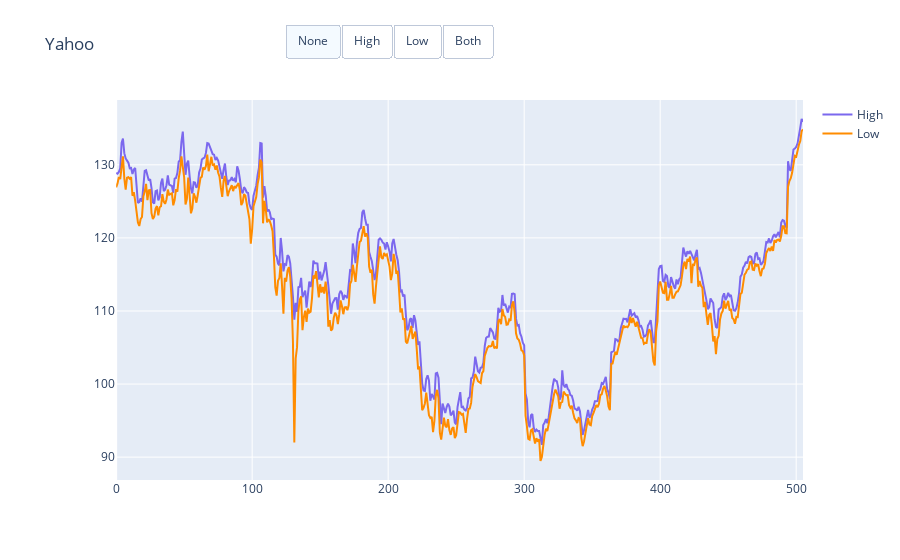

Source (notebook cell):
### Markdown cell above
## Buttons
Buttons in Plotly are a powerful feature that allow users to interact with visualizations dynamically. They can be used to toggle between different views, filter data, change chart types, or update plot elements without needing to reload or recreate the graph. This makes them especially useful in dashboards or presentations where you want to give users control over what they see. Compared to static plots, buttons enhance user engagement and make data exploration more intuitive and flexible.

### Code cell
import plotly.graph_objects as go

import pandas as pd

# Load dataset
df = pd.read_csv(
    "https://raw.githubusercontent.com/plotly/datasets/master/finance-charts-apple.csv")
df.columns = [col.replace("AAPL.", "") for col in df.columns]

# Initialize figure
fig = go.Figure()

# Add Traces

fig.add_trace(
    go.Scatter(x=list(df.index),
               y=list(df.High),
               name="High",
               line=dict(color="MediumSlateBlue")))

fig.add_trace(
    go.Scatter(x=list(df.index),
               y=[df.High.mean()] * len(df.index),
               name="High Average",
               visible=False,
               line=dict(color="MediumSlateBlue", dash="dash")))

fig.add_trace(
    go.Scatter(x=list(df.index),
               y=list(df.Low),
               name="Low",
               line=dict(color="DarkOrange")))

fig.add_trace(
    go.Scatter(x=list(df.index),
               y=[df.Low.mean()] * len(df.index),
               name="Low Average",
               visible=False,
               line=dict(color="DarkOrange", dash="dash")))

# Add Annotations and Buttons
high_annotations = [dict(x=-0.05,
                         y=df.High.mean(),
                         xanchor="right",
                         yanchor="bottom",
                         xref="x domain",
                         yref="y",
                         text="High Avg:<br> %.2f" % df.High.mean(),
                         showarrow=False),
                    dict(x=df.High.idxmax(),
                         y=df.High.max(),
                         xref="x",
                         yref="y",
                         text="High Max:<br> %.2f" % df.High.max(),
                         ax=0, ay=-40)]
low_annotations = [dict(x=-0.05,
                        y=df.Low.mean(),
                        xanchor="right",
                        yanchor="top",
                        xref="x domain",
                        yref="y",
                        text="Low Avg:<br> %.2f" % df.Low.mean(),
                        showarrow=False),
                   dict(x=df.Low.idxmin(),
                        y=df.Low.min(),
                        xref="x",
                        yref="y",
                        text="Low Min:<br> %.2f" % df.Low.min(),
                        ax=0, ay=40)]

fig.update_layout(
    updatemenus=[
        dict(
            type="buttons",
            direction="right",
            active=0,
            x=0.57,
            y=1.2,
            buttons=list([
                dict(label="None",
                     method="update",
                     args=[{"visible": [True, False, True, False]},
                           {"title": "Yahoo",
                            "annotations": []}]),
                dict(label="High",
                     method="update",
                     args=[{"visible": [True, True, False, False]},
                           {"title": "Yahoo High",
                            "annotations": high_annotations}]),
                dict(label="Low",
                     method="update",
                     args=[{"visible": [False, False, True, True]},
                           {"title": "Yahoo Low",
                            "annotations": low_annotations}]),
                dict(label="Both",
                     method="update",
                     args=[{"visible": [True, True, True, True]},
                           {"title": "Yahoo",
                            "annotations": high_annotations + low_annotations}]),
            ]),
        )
    ])

# Set title
fig.update_layout(
    title_text="Yahoo",
    xaxis_domain=[0.05, 1.0]
)

fig.show()

fig.write_html("../resources/images/week5/finance_chart.html")

### Figure 1 — Plotly figure (JSON) as saved in the notebook; plotly's stock layout.template omitted (floating-point values rounded to 4 significant figures; data arrays with more than 128 entries replaced by an {"elided": "..."} marker saying what was removed)
{"data": [{"line": {"color": "MediumSlateBlue"}, "name": "High", "type": "scatter", "x": {"elided": "506 int values"}, "y": {"elided": "506 float values"}}, {"line": {"color": "MediumSlateBlue", "dash": "dash"}, "name": "High Average", "type": "scatter", "visible": false, "x": {"elided": "506 int values"}, "y": {"elided": "506 float values"}}, {"line": {"color": "DarkOrange"}, "name": "Low", "type": "scatter", "x": {"elided": "506 int values"}, "y": {"elided": "506 float values"}}, {"line": {"color": "DarkOrange", "dash": "dash"}, "name": "Low Average", "type": "scatter", "visible": false, "x": {"elided": "506 int values"}, "y": {"elided": "506 float values"}}], "layout": {"title": {"text": "Yahoo"}, "updatemenus": [{"active": 0, "buttons": [{"args": [{"visible": [true, false, true, false]}, {"annotations": [], "title": "Yahoo"}], "label": "None", "method": "update"}, {"args": [{"visible": [true, true, false, false]}, {"annotations": [{"showarrow": false, "text": "High Avg:<br> 113.92", "x": -0.05, "xanchor": "right", "xref": "x domain", "y": 113.9, "yanchor": "bottom", "yref": "y"}, {"ax": 0, "ay": -40, "text": "High Max:<br> 136.27", "x": 504, "xref": "x", "y": 136.3, "yref": "y"}], "title": "Yahoo High"}], "label": "High", "method": "update"}, {"args": [{"visible": [false, false, true, true]}, {"annotations": [{"showarrow": false, "text": "Low Avg:<br> 111.94", "x": -0.05, "xanchor": "right", "xref": "x domain", "y": 111.9, "yanchor": "top", "yref": "y"}, {"ax": 0, "ay": 40, "text": "Low Min:<br> 89.47", "x": 312, "xref": "x", "y": 89.47, "yref": "y"}], "title": "Yahoo Low"}], "label": "Low", "method": "update"}, {"args": [{"visible": [true, true, true, true]}, {"annotations": [{"showarrow": false, "text": "High Avg:<br> 113.92", "x": -0.05, "xanchor": "right", "xref": "x domain", "y": 113.9, "yanchor": "bottom", "yref": "y"}, {"ax": 0, "ay": -40, "text": "High Max:<br> 136.27", "x": 504, "xref": "x", "y": 136.3, "yref": "y"}, {"showarrow": false, "text": "Low Avg:<br> 111.94", "x": -0.05, "xanchor": "right", "xref": "x domain", "y": 111.9, "yanchor": "top", "yref": "y"}, {"ax": 0, "ay": 40, "text": "Low Min:<br> 89.47", "x": 312, "xref": "x", "y": 89.47, "yref": "y"}], "title": "Yahoo"}], "label": "Both", "method": "update"}], "direction": "right", "type": "buttons", "x": 0.57, "y": 1.2}], "xaxis": {"domain": [0.05, 1]}}}
